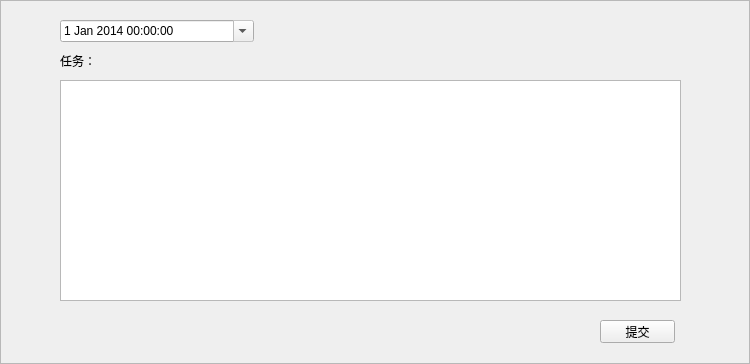
<?xml version="1.0" encoding="UTF-8"?>
<ui version="4.0">
 <class>PunchIn</class>
 <widget class="QFrame" name="PunchIn">
  <property name="geometry">
   <rect>
    <x>0</x>
    <y>0</y>
    <width>750</width>
    <height>364</height>
   </rect>
  </property>
  <property name="windowTitle">
   <string>Frame</string>
  </property>
  <property name="frameShape">
   <enum>QFrame::StyledPanel</enum>
  </property>
  <property name="frameShadow">
   <enum>QFrame::Raised</enum>
  </property>
  <widget class="QDateTimeEdit" name="dateTimeEdit">
   <property name="geometry">
    <rect>
     <x>60</x>
     <y>20</y>
     <width>194</width>
     <height>22</height>
    </rect>
   </property>
   <property name="readOnly">
    <bool>true</bool>
   </property>
   <property name="maximumDate">
    <date>
     <year>2099</year>
     <month>12</month>
     <day>31</day>
    </date>
   </property>
   <property name="minimumDate">
    <date>
     <year>2014</year>
     <month>1</month>
     <day>1</day>
    </date>
   </property>
   <property name="calendarPopup">
    <bool>true</bool>
   </property>
  </widget>
  <widget class="QTextBrowser" name="textBrowser">
   <property name="geometry">
    <rect>
     <x>60</x>
     <y>80</y>
     <width>621</width>
     <height>221</height>
    </rect>
   </property>
  </widget>
  <widget class="QLabel" name="label">
   <property name="geometry">
    <rect>
     <x>60</x>
     <y>50</y>
     <width>54</width>
     <height>21</height>
    </rect>
   </property>
   <property name="text">
    <string>任务：</string>
   </property>
  </widget>
  <widget class="QPushButton" name="pushButton">
   <property name="geometry">
    <rect>
     <x>600</x>
     <y>320</y>
     <width>75</width>
     <height>23</height>
    </rect>
   </property>
   <property name="text">
    <string>提交</string>
   </property>
  </widget>
 </widget>
 <resources/>
 <connections/>
</ui>
